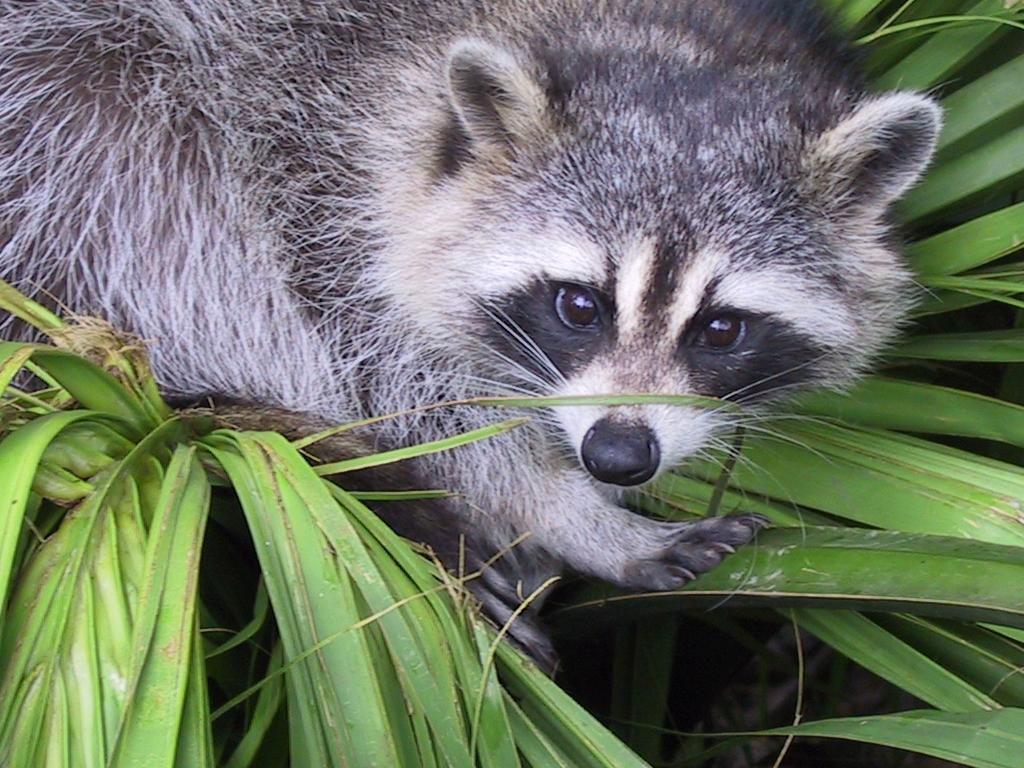
#> input picture Python - 1 - Array/ex03/animal.jpeg, 1024 x 768 px
$ python zoom.py
#> lines starting #> are read from the running program, lines starting #| are printed output that depends on the picture
### Python - 1 - Array/ex03/load_image.py
from PIL import Image
from PIL import UnidentifiedImageError
import sys
import numpy as np


def ft_load(path: str) -> np.array:
    """
    Loads a JPEG image and returns its RGB pixel data as a NumPy array.

    Prints the shape of the image as (height, width, 3). The function expects
    a valid JPEG file and handles errors related to path or format.

    Args:
        path (str): Path to the JPEG image file.

    Returns:
        ndarray: A NumPy array representing the image in RGB format.
    """
#> called with path = 'animal.jpeg'

    try:
        img = Image.open(path)
#> img is the input picture: PIL image 1024x768 RGB; mean R, G, B 110.7, 117.7, 102.1
        img = img.convert("RGB")
    except FileNotFoundError:
        print("Error: The specified file does not exist.")
        sys.exit(1)
    except UnidentifiedImageError:
        print("Error: The file is not a valid JPEG image.")
        sys.exit(1)
    except Exception as e:
        print(f"Unexpected error: {e}")
        sys.exit(1)

    data = np.array(img)
    print(f"The shape of image is: {data.shape}")
#| The shape of image is: (768, 1024, 3)
#> (printed output is left out)
    return data

### Python - 1 - Array/ex03/zoom.py
# import matplotlib
# matplotlib.use("TkAgg")  # enlever avant correction !!!!!!
from load_image import ft_load
import matplotlib.pyplot as plt
import numpy as np


def zoom(data) -> np.array:
    """
    Displays the input image, extracts a 400x400 zoomed section
    centered (with offset) on the image, and shows the zoomed grayscale image.

    Args:
        data (ndarray): RGB image data loaded from ft_load().

    Returns:
        ndarray: The zoomed grayscale section as a 2D array.
    """

    plt.imshow(data)
    plt.axis('on')
    plt.show()
    height, width, _ = data.shape
#> height = 768; width = 1024
    center_y = (height - 100) // 2
#> center_y = 334
    center_x = (width + 200) // 2
#> center_x = 612
    half = 200

    zoomed = data[
        center_y - half: center_y + half,
        center_x - half: center_x + half,
        0
    ]
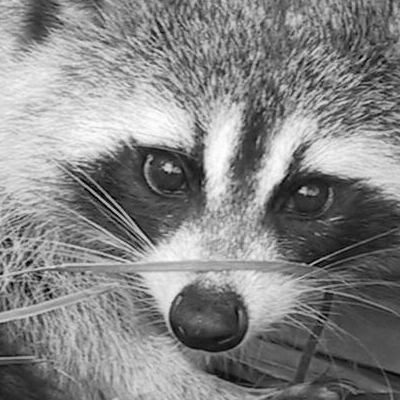
#> zoomed: shape (400, 400); min 0, max 255, mean 133

    print(f"New shape after slicing: {zoomed.shape}")
#| New shape after slicing: (400, 400)
    print(zoomed)
#> (printed output is left out)
    plt.imshow(zoomed, cmap="gray")
    plt.axis('on')
    plt.show()
    return zoomed


def main():
    """
    Main function to load and process the image.
    """
    data = ft_load("animal.jpeg")
    print(data)
    print(zoom(data))
#> (printed output is left out)


if __name__ == "__main__":
    main()

# For WSL at home only:
# import matplotlib
# matplotlib.use("TkAgg")
